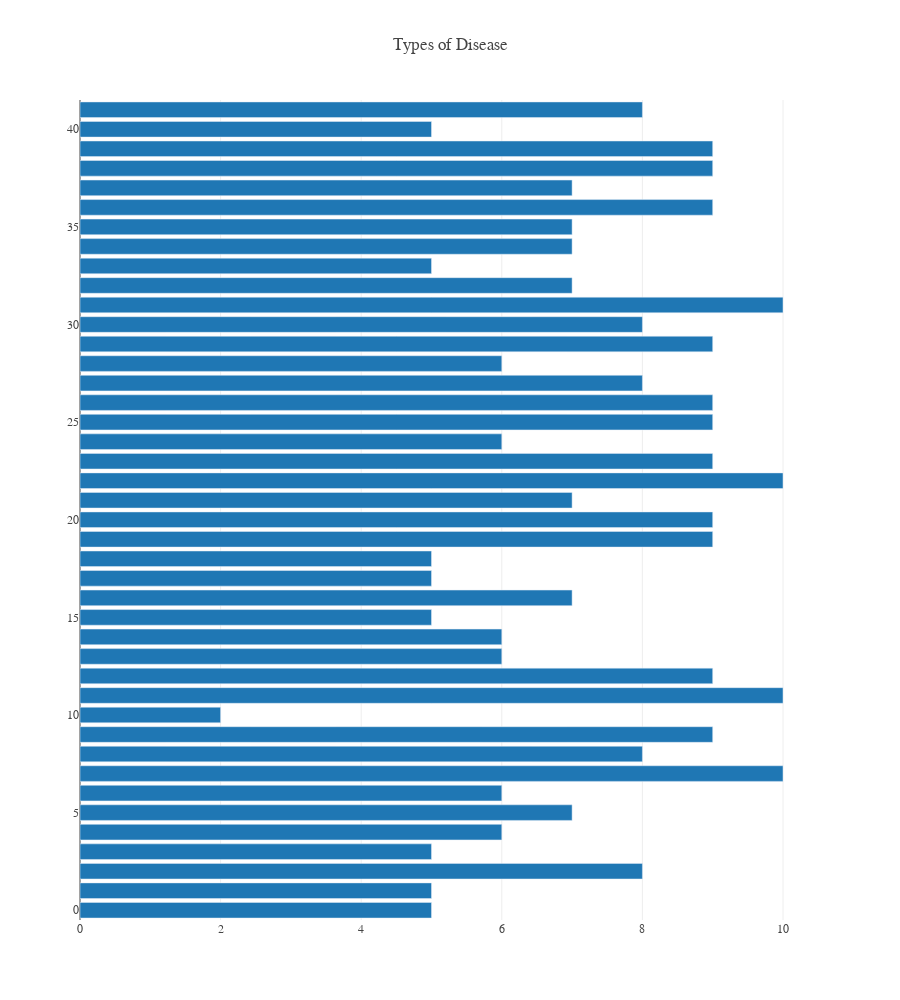

The cell this chart's notebook holds for it:
### Code cell
temp=dict(layout=go.Layout(font=dict(family="Franklin Gothic", size=12)))
disease_count = new_data["prognosis"].value_counts().reset_index()
fig = go.Figure()
fig.add_trace(go.Bar(
    y=disease_count["index"],
    x=disease_count["prognosis"],
    orientation='h'
))

fig.update_layout( template=temp, title="Types of Disease", height=1000, width=900)

### Figure 1 — Plotly figure (JSON) as saved in the notebook; plotly's stock layout.template omitted (floating-point values rounded to 4 significant figures)
{"data": [{"orientation": "h", "type": "bar", "x": [10, 10, 10, 10, 9, 9, 9, 9, 9, 9, 9, 9, 9, 9, 9, 8, 8, 8, 8, 8, 7, 7, 7, 7, 7, 7, 7, 6, 6, 6, 6, 6, 6, 5, 5, 5, 5, 5, 5, 5, 5, 2], "y": [11, 22, 7, 31, 12, 26, 20, 19, 29, 25, 23, 9, 36, 38, 39, 8, 30, 27, 2, 41, 35, 34, 32, 37, 21, 16, 5, 24, 6, 28, 4, 14, 13, 40, 3, 33, 1, 15, 17, 18, 0, 10]}], "layout": {"height": 1000, "title": {"text": "Types of Disease"}, "width": 900}}
